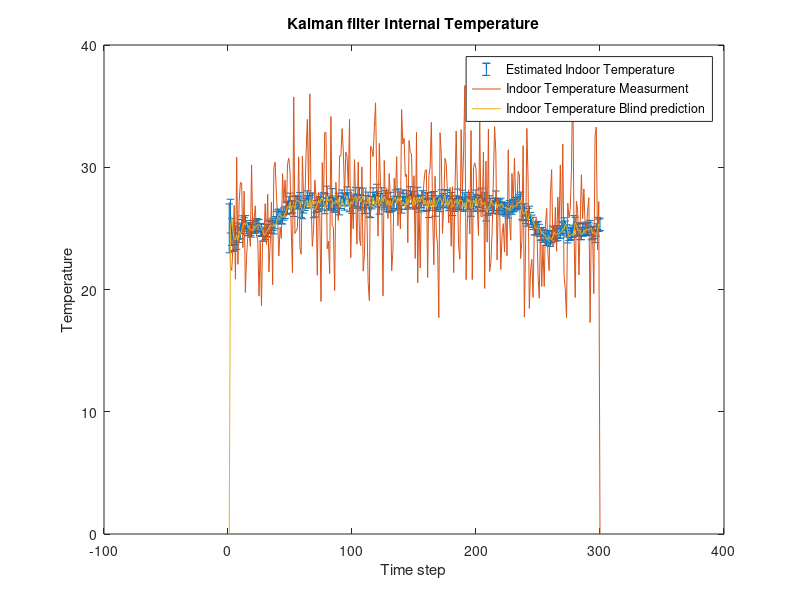

This figure's MATLAB source:
clear;
clc;
A=[0.95 0.05;0 1];
H=[1 0;0 1];
X= zeros(2,300);
Var = zeros(2,300);
Xh=X;
P = zeros(2,2,300);
K=P;
Xh(:,1)= [25,25];

numberOfTimeSteps = 299;
Q = [0.04,0 ; 0,0.01];
R = [4 0;0 1];
Z = zeros(2,300); 
turnOn = 0;
u_k = 0;
P(:,:,1)= inv(H)*R*inv(H');
U_k = zeros(300,1);
B = [-1,0]';
meanEstimateInternal = zeros(300,1);
varianceEstimate = zeros(300,1);
alpha = 1;
beta = 1;
mcP = [1-alpha,alpha;beta,1-beta];%markov chain transition matrix
state = 1;
for n=1:numberOfTimeSteps
    u_k = turnOn;
    U_k(n) = u_k;
    v = [normrnd(0,0.04); normrnd(0,0.01)];
    X(:,n+1)= A*Xh(:,n) + 0.1*sin((2*pi/300)*n) + B*u_k + v ;%B*u_k + v;  
    Pp = A*P(:,:,n)*A' + Q;
    Z(:,n) = H*X(:,n+1) + [normrnd(0,4); normrnd(0,1)];
    

    K = Pp * H' * ((H*Pp*H' +R))^(-1);
    P(:,:,n+1) = (eye(2)-K*H)*Pp;
    
    Xh(:,n+1)= X(:,n+1)+K*(Z(:,n)-H*X(:,n+1));
    
    meanEstimateInternal(n) = Xh(1,n+1);
    varianceEstimate(n) = P(1,1,n+1);
    if qfunc((28-meanEstimateInternal(n))/sqrt(varianceEstimate(n)))>0.1
        turnOn = 1;
    else
        turnOn = 0;
    end
end


internalTempError = sqrt(P(1,1,:));
externalTempError = sqrt(P(2,2,:));
figure;
errorbar(1:300,Xh(1,:),internalTempError(:));
hold on;
plot(Z(1,:));
hold on;
plot(X(1,:));
%plot(U_k(:,1));
title('Kalman filter Internal Temperature');
xlabel('Time step')
ylabel('Temperature')
legend('Estimated Indoor Temperature','Indoor Temperature Measurment','Indoor Temperature Blind prediction');